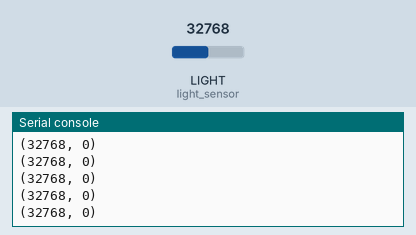
Simulated run of this program. Board: CircuitPython board. On the bench: the last lines printed to the serial console. Inputs (shaded band) come from the test bench; at power-on: LIGHT (light_sensor) = 32768 (analog values on the 0–65535 scale).

Above: at 1.2 s.
1.3 s: LIGHT (light_sensor) set to 45874
At 1.56 s:
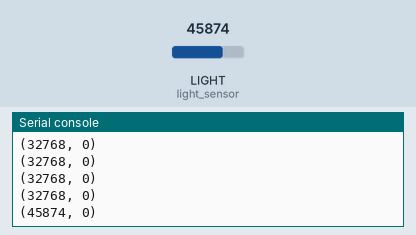
2.8 s: LIGHT (light_sensor) set to 57670
At 2.96 s:
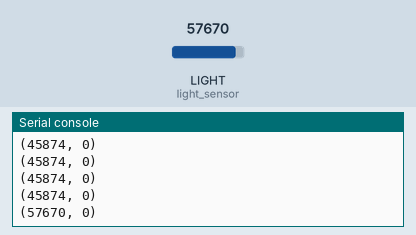
Timing chart, 0 to 5.8 s (numbered marks = the images above; inputs shaded):
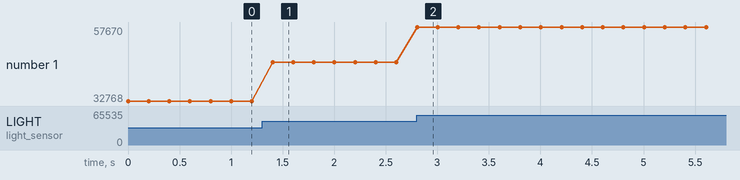

The program:

code.py
```python
import time
import board
import analogio

light_sensor = analogio.AnalogIn( board.LIGHT )

while True:
    light_level = light_sensor.value
    #print( "Light level = {}".format( light_level )) #easy to read
    print ((light_level, 0)) #easy to plot, click the Plotter button on the Mu editor
    time.sleep( 0.2 )
```

Measured:
- after the input at 1.3 s, the serial console: prints a new line after 0.10 s (image 1)
- after the input at 2.8 s, the serial console: prints a new line at once (image 2)
- plotted number 1: 32768 → 45874 after the input at 1.3 s, 45874 → 57670 after the input at 2.8 s
